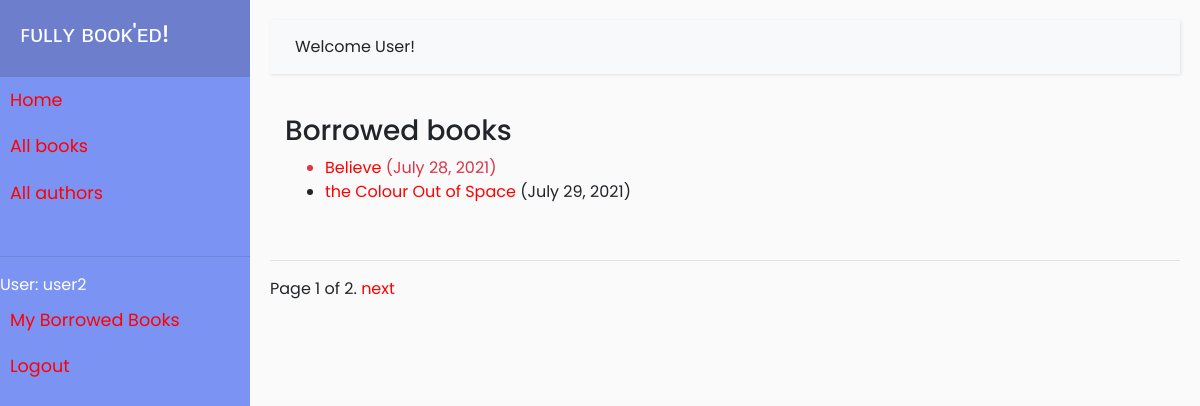
/catalog/mybooks/ (signed in), run on an earlier commit of the app's database.
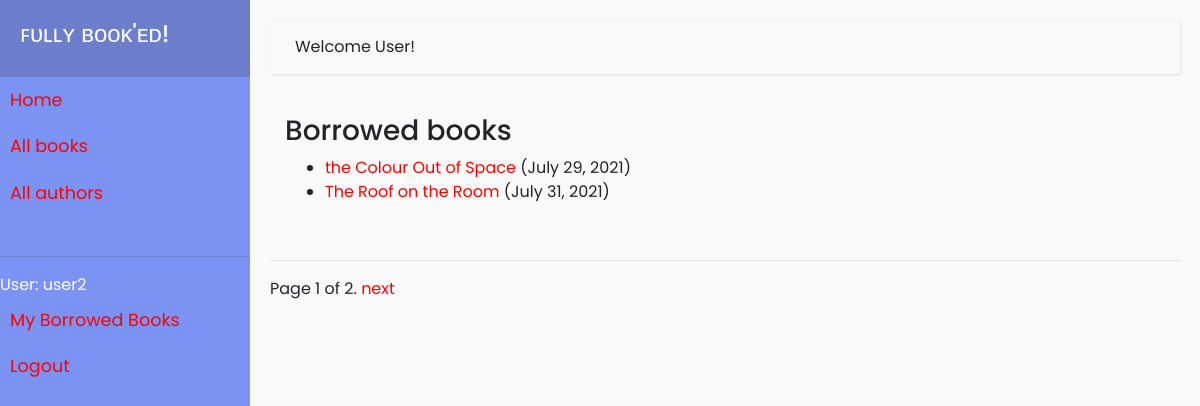
And on a later commit of the database.
### catalog/models.py (models this page shows, shortened)
class BookInstance(models.Model):
    id = models.UUIDField(primary_key = True, default = uuid.uuid4, help_text = "Unique ID of this particular book across library")
    due_back = models.DateField(null = True, blank = True)
    book = models.ForeignKey('Book', on_delete = models.RESTRICT, null = True)
    imprint = models.CharField(max_length = 20)
    borrower = models.ForeignKey(User, on_delete=models.SET_NULL, null=True, blank=True)
    LOAN_STATUS = (
        ('m', 'Maintenance'),
        ('o', 'On loan'),
        ('a', 'Available'),
        ('r', 'Reserved')
    )
    status = models.CharField(max_length = 1, choices = LOAN_STATUS, blank = True, default = 'm', help_text = "Book availability status")
    class Meta:
        ordering = ['due_back']
        permissions = (("can_mark_returned", "Set book as returned"),)
    @property
    def is_overdue(self):
        if self.due_back and date.today() > self.due_back:
            return True
        return False

class Book(models.Model):
    title = models.CharField(max_length = 100)
    author = models.ForeignKey('Author', on_delete = models.SET_NULL, null = True)
    summary = models.TextField(max_length = 1000, help_text = "Enter description of book")
    isbn = models.CharField('ISBN', max_length = 13, unique = True, help_text = '10 or 13 digit Number')
    genre = models.ManyToManyField(Genre, help_text = 'Select genre of book')
    language = models.ForeignKey('Language', on_delete = models.SET_NULL, null = True)
    def display_genre(self):
        return ', '.join(genre.name for genre in self.genre.all()[:3])
    display_genre.short_description = "Genre"

### catalog/views.py (the view)
# urls.py: path('mybooks/', views.LoanedBooksByUserListView.as_view(), name='my-borrowed'),
class LoanedBooksByUserListView(LoginRequiredMixin,generic.ListView):
    model = BookInstance
    template_name ='catalog/bookinstance_list_borrowed_user.html'
    paginate_by = 2
    def get_queryset(self):
        return BookInstance.objects.filter(borrower=self.request.user).filter(status__exact='o').order_by('due_back')

### catalog/templates/catalog/bookinstance_list_borrowed_user.html
{% extends "base_generic.html" %}
{% block content %}
    <h3>Borrowed books</h3>
    {% if bookinstance_list %}
    <ul>
      {% for bookinst in bookinstance_list %}
      <li class="{% if bookinst.is_overdue %}text-danger{% endif %}">
        <a href="{% url 'book-detail' bookinst.book.pk %}">{{bookinst.book.title}}</a> ({{ bookinst.due_back }})
      </li>
      {% endfor %}
    </ul>
    {% else %}
      <p>There are no books borrowed.</p>
    {% endif %}
{% endblock %}

What changed in the data, as far as the page shows it:
no longer on this page (row edited): BookInstance: book "Believe", due_back "July 28, 2021"
now on this page (row unchanged): BookInstance: book "The Roof on the Room", due_back "July 31, 2021"
